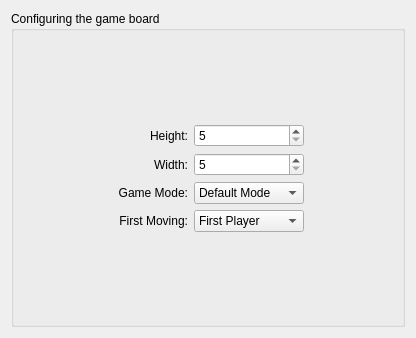
<?xml version="1.0" encoding="UTF-8"?>
<ui version="4.0">
 <class>NewGameWidget</class>
 <widget class="QWidget" name="NewGameWidget">
  <property name="geometry">
   <rect>
    <x>0</x>
    <y>0</y>
    <width>416</width>
    <height>338</height>
   </rect>
  </property>
  <property name="windowTitle">
   <string>New Game</string>
  </property>
  <layout class="QGridLayout" name="gridLayout_2">
   <item row="0" column="0" colspan="3">
    <widget class="QGroupBox" name="groupBox">
     <property name="title">
      <string>Configuring the game board</string>
     </property>
     <layout class="QGridLayout" name="gridLayout">
      <item row="4" column="3">
       <widget class="QComboBox" name="GameMode">
        <property name="autoCompletion">
         <bool>false</bool>
        </property>
        <item>
         <property name="text">
          <string>Default Mode</string>
         </property>
        </item>
        <item>
         <property name="text">
          <string>Extra Turn</string>
         </property>
        </item>
       </widget>
      </item>
      <item row="6" column="1">
       <spacer name="verticalSpacer">
        <property name="orientation">
         <enum>Qt::Vertical</enum>
        </property>
        <property name="sizeHint" stdset="0">
         <size>
          <width>20</width>
          <height>40</height>
         </size>
        </property>
       </spacer>
      </item>
      <item row="5" column="0">
       <spacer name="horizontalSpacer_2">
        <property name="orientation">
         <enum>Qt::Horizontal</enum>
        </property>
        <property name="sizeHint" stdset="0">
         <size>
          <width>40</width>
          <height>20</height>
         </size>
        </property>
       </spacer>
      </item>
      <item row="5" column="4">
       <spacer name="horizontalSpacer">
        <property name="orientation">
         <enum>Qt::Horizontal</enum>
        </property>
        <property name="sizeHint" stdset="0">
         <size>
          <width>40</width>
          <height>20</height>
         </size>
        </property>
       </spacer>
      </item>
      <item row="5" column="1">
       <widget class="QLabel" name="label_4">
        <property name="text">
         <string>First Moving:</string>
        </property>
        <property name="alignment">
         <set>Qt::AlignRight|Qt::AlignTrailing|Qt::AlignVCenter</set>
        </property>
       </widget>
      </item>
      <item row="4" column="1">
       <widget class="QLabel" name="label_3">
        <property name="text">
         <string>Game Mode:</string>
        </property>
        <property name="alignment">
         <set>Qt::AlignRight|Qt::AlignTrailing|Qt::AlignVCenter</set>
        </property>
       </widget>
      </item>
      <item row="1" column="3">
       <widget class="QSpinBox" name="HeightSpinBox">
        <property name="minimum">
         <number>5</number>
        </property>
        <property name="maximum">
         <number>40</number>
        </property>
       </widget>
      </item>
      <item row="3" column="3">
       <widget class="QSpinBox" name="WidthSpinBox">
        <property name="minimum">
         <number>5</number>
        </property>
        <property name="maximum">
         <number>40</number>
        </property>
       </widget>
      </item>
      <item row="5" column="3">
       <widget class="QComboBox" name="FirstMoving">
        <item>
         <property name="text">
          <string>First Player</string>
         </property>
        </item>
        <item>
         <property name="text">
          <string>Second Player</string>
         </property>
        </item>
       </widget>
      </item>
      <item row="3" column="0" colspan="2">
       <widget class="QLabel" name="label_2">
        <property name="text">
         <string>Width:</string>
        </property>
        <property name="alignment">
         <set>Qt::AlignRight|Qt::AlignTrailing|Qt::AlignVCenter</set>
        </property>
       </widget>
      </item>
      <item row="1" column="1">
       <widget class="QLabel" name="label">
        <property name="text">
         <string>Height:</string>
        </property>
        <property name="alignment">
         <set>Qt::AlignRight|Qt::AlignTrailing|Qt::AlignVCenter</set>
        </property>
       </widget>
      </item>
      <item row="0" column="3">
       <spacer name="verticalSpacer_2">
        <property name="orientation">
         <enum>Qt::Vertical</enum>
        </property>
        <property name="sizeHint" stdset="0">
         <size>
          <width>20</width>
          <height>40</height>
         </size>
        </property>
       </spacer>
      </item>
     </layout>
    </widget>
   </item>
  </layout>
 </widget>
 <tabstops>
  <tabstop>HeightSpinBox</tabstop>
  <tabstop>WidthSpinBox</tabstop>
  <tabstop>GameMode</tabstop>
  <tabstop>FirstMoving</tabstop>
 </tabstops>
 <resources/>
 <connections/>
</ui>
